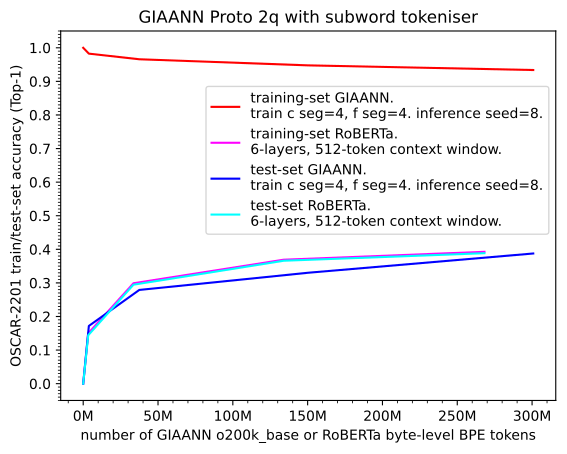

Reproduce this figure in Python.
import matplotlib.pyplot as plt
import numpy as np
from matplotlib.ticker import AutoMinorLocator, FuncFormatter, MultipleLocator

x1 = np.array([1.0, 3778117, 37478755, 150184342, 300788029])
y1 = np.array([1.0, 0.9825611406409129, 0.9658393671786716, 0.947672261052749, 0.9337630268279412])
#x2 = np.array([1.0, 3778117, 37478755, 150184342, 300788029])
#y2 = np.array([1.0, 0.9826197352083595, 0.9658840106586308, 0.9476890023577337, 0.9337686072629361])

x3 = np.array([0, 3356675, 33596809, 133951027, 268177316])
y3 = np.array([0, 0.1499752982020378, 0.29901477644443514, 0.36907796862125397, 0.3925772254705429])

l1, = plt.plot(x1, y1, color='red', label='training-set GIAANN.\ntrain c seg=4, f seg=4. inference seed=8.')	#direct connectivity enforced
#l2, = plt.plot(x2, y2, color='darkred', label='training-set GIAANN direct connectivity relaxed.\ntrain c seg=4, f seg=4.\ninference seed=8.')
l3, = plt.plot(x3, y3, color='magenta', label='training-set RoBERTa.\n6-layers, 512-token context window.')

x4 = np.array([0, 3778117, 37478755, 150184342, 300788029])
y4 = np.array([0, 0.1719163840689126, 0.27905393697863808, 0.33018453427065025, 0.38758075694942945])
x5 = np.array([0, 3778117, 37478755, 150184342, 300788029])
y5 = np.array([0, 0.21351085422906507, 0.306882596103864, 0.348994, 0.40220054951855246])

x6 = np.array([0, 3356675, 33596809, 133951027, 268177316])
y6 = np.array([0, 0.14418154878020287, 0.2946896313548088, 0.365966238629818, 0.3884571637511253])

l4, = plt.plot(x4, y4, color='blue', label='test-set GIAANN.\ntrain c seg=4, f seg=4. inference seed=8.')	#direct connectivity enforced
#l5, = plt.plot(x5, y5, color='darkblue', label='test-set GIAANN direct connectivity relaxed.\ntrain c seg=4, f seg=4.\ninference seed=8.')
l6, = plt.plot(x6, y6, color='cyan', label='test-set RoBERTa.\n6-layers, 512-token context window.')

ax = plt.gca()
ax.xaxis.set_major_locator(MultipleLocator(50_000_000))
ax.xaxis.set_major_formatter(FuncFormatter(lambda value, _: f"{value / 1_000_000:g}M"))
ax.xaxis.set_minor_locator(AutoMinorLocator(5))  # Four minor ticks per 10M interval
plt.yticks(np.arange(0, 1.0+0.1, 0.1))
ax.yaxis.set_minor_locator(MultipleLocator(0.01))

plt.xlabel("number of GIAANN o200k_base or RoBERTa byte-level BPE tokens")
plt.ylabel("OSCAR-2201 train/test-set accuracy (Top-1)")
plt.title("GIAANN Proto 2q with subword tokeniser")

plt.legend(handles=[l1, l3, l4, l6], loc='center right', bbox_to_anchor=(1.0, 0.65))

plt.savefig("protov2q-oscar-top1-accuracy-models-inferenceLeakyIntegrateAndFire-predictionConstraints.pdf", format="pdf", bbox_inches="tight")
plt.show()
